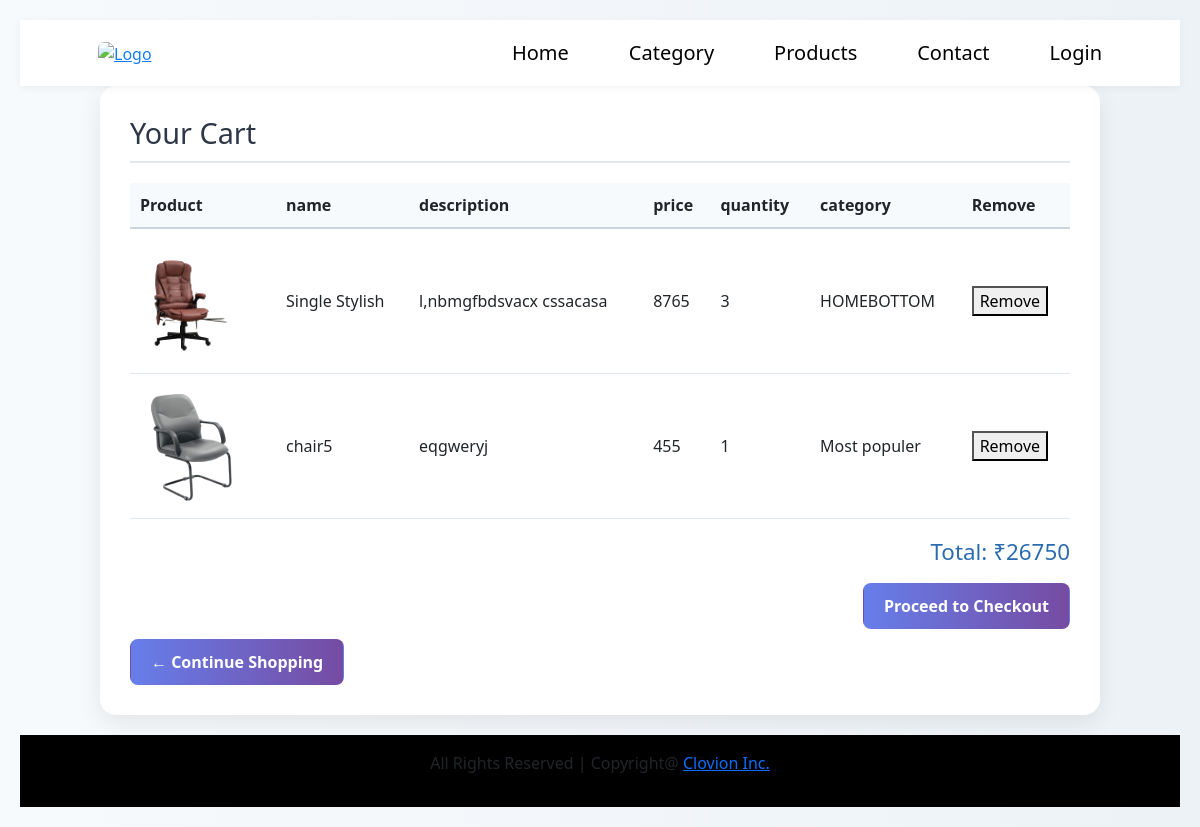
The app's page /cart/ (signed in) with its own data.
### home/models.py (models this page shows, shortened)
class CartModel(models.Model):
    user = models.ForeignKey(Usermodel, on_delete=models.CASCADE)
    cart = models.ForeignKey(Chairs, on_delete=models.CASCADE)
    quantity = models.IntegerField(default=1)
    def __str__(self):
        return f"{self.user.username} - {self.cart.name}"

class Chairs(models.Model):
    image = models.ImageField(upload_to="chairs", height_field=None, width_field=None, max_length=None)
    name = models.CharField(max_length=500)
    description = models.TextField()
    price = models.IntegerField()
    category = models.CharField(max_length=50, choices=CHAIR_CATEGORIES )
    order = models.IntegerField()
    class Meta:
        ordering = ['category', 'order']

### home/views.py (the view)
# urls.py: path('cart/', views.cart_view, name='cart'),
def cart_view(request, *args, **kwargs):
    user = request.session["user"]
    if user is None:
        return redirect("home:login")
    cart = CartModel.objects.filter(user=user)
    print(cart)
    total_price = 0
    for item in cart:
        total_price += item.cart.price * item.quantity
    return render(request, "cart.html", {"cart":cart,  "total_price": total_price,})

### home/templates/cart.html (shortened to what this page needs)
{% extends 'base/base.html' %}
{% block body %}
<div class="cart-container" style="height: auto;">
    <h2>Your Cart</h2>
    {% if cart %}
        <table>
            <thead>
                <tr>
                    <th>Product</th>
                    <th>name</th>
                    <th>description</th>
                    <th>price</th>
                    <th>quantity</th>
                    <th>category</th>
                    <th>Remove</th>
                </tr>
            </thead>
            <tbody>
                {% for item in cart %}
                    <tr>
                        <td data-label="Product">
                            <div style="display: flex; align-items: center;">
                                <img src="{{ item.cart.image.url }}" alt="{{ item.cart.name }}" style="height: 120px; width: 100px;" >
                            </div>
                        </td>
                        <td>{{ item.cart.name }}</td>
                        <td>{{ item.cart.description }}</td>
                        <td class="price">{{ item.cart.price }}</td>
                        <td>{{ item.quantity }}</td>
                        <td>{{ item.cart.category }}</td>
                      <td>
  <form method="POST" action="{% url 'home:remove_from_cart' item.id %}" style="display:inline;">
    <button type="submit" onclick="return confirm('Remove this item?');">Remove</button>
</form>
</td>
                    </tr>
                {% endfor %}
            </tbody>
        </table>
        <div class="cart-summary">
           <h3>Total: ₹{{ total_price}}</h3>
             <a href="{% url 'home:checkout' %}" class="btn">Proceed to Checkout</a>
        </div>
    {% else %}
        <p>Your cart is empty.</p>
    {% endif %}
    <a href="{% url 'home:home' %}" class="btn">← Continue Shopping</a>
</div>
{% endblock %}

### home/templates/base/base.html (shortened to what this page needs)
{% load static %}
<!DOCTYPE html>
<html lang="en">
	<head>
		<link
			href="https://cdn.jsdelivr.net/npm/bootstrap@5.3.4/dist/css/bootstrap.min.css"
			rel="stylesheet"
		/>
		<link rel="stylesheet" href="{% static 'index/assets/css/plugins/glightbox.min.css' %}" />
		<link href='https://cdn.boxicons.com/fonts/basic/boxicons.min.css' rel='stylesheet'>
		<link rel="stylesheet" href="https://cdn.jsdelivr.net/npm/bootstrap-icons@1.10.5/font/bootstrap-icons.css">
	</head>
	<body
		data-path-to-root="/"
		data-include-products="true"
		class="u-body u-xl-mode"
		data-lang="en"
	>
		{% include 'base/navbar.html' %} {% block body %}
		{% endblock body %}
		{% include "base/footer.html" %}
	</body>
</html>

### home/templates/base/navbar.html (shortened to what this page needs)
{% load static %}
<nav class="navbar">
  <div class="navbar-container">
    <a class="logo"><img id="logo" src="{% static 'assets/images/default-logo.png' %}" alt="Logo" class="logo-image" style="height: 100px; width: 270px " /></a>
    <div class="navbar-links" id="navbarLinks">
      <a href="{% url 'home:home' %}" class="nav-link">Home</a>
      <a href="{% url 'home:category' %}" class="nav-link">Category</a>
      <a href="{% url 'home:products' %}" class="nav-link">Products</a>
      <a href="{% url 'home:contact' %}" class="nav-link">Contact</a>
      <a href="{% url 'home:login' %}" class="nav-link">Login</a>
    </div>
  </div>
</nav>

### home/templates/base/footer.html (shortened to what this page needs)
<section class="u-backlink u-clearfix u-grey-80" >
	<p class="u-text">
		<span>All Rights Reserved | Copyright@</span>
		<a class="u-link" href="https://clovion.org/" target="_blank" rel="nofollow">
			<span>Clovion Inc.</span>
		</a>
	</p>
</section>

### home/templates/base/navbar.html (style rules this page uses)
#logo { height: 100px; width: 270px; animation: elastic 1.5s ease-out forwards; }
img { background-color: whitesmoke; filter: brightness(1.1); }
.navbar { width: 100%; margin: 0; display: flex; justify-content: center; background-color: white; box-shadow: 0 2px 8px rgba(0, 0, 0, 0.05); z-index: 100; position: relative; }
.navbar-container { display: flex; justify-content: space-between; align-items: center; width: 90%; max-width: 1200px; padding: 10px 20px; }
#logo { width: 200px; max-width: 30vw; }
.navbar-links { display: flex; gap: 60px; font-size: 20px; transition: transform 0.4s ease-in-out; }
.navbar-links a { text-decoration: none; color: black; transition: color 0.3s ease; }

### home/templates/cart.html (style rules this page uses)
body { font-family: 'Segoe UI', Tahoma, Geneva, Verdana, sans-serif; background: linear-gradient(to right, #f7fafc, #edf2f7); margin: 0; padding: 20px; }
.cart-container { max-width: 1000px; margin: auto; background: white; padding: 30px; border-radius: 16px; box-shadow: 0 8px 24px rgba(0, 0, 0, 0.08); }
h2 { font-size: 1.8rem; margin-bottom: 20px; color: #2d3748; border-bottom: 2px solid #e2e8f0; padding-bottom: 10px; }
table { width: 100%; border-collapse: collapse; }
thead th { text-align: left; padding: 10px; background-color: #f7fafc; border-bottom: 2px solid #cbd5e0; }
tbody td { padding: 12px 10px; border-bottom: 1px solid #e2e8f0; vertical-align: middle; }
img { width: 60px; height: 60px; object-fit: cover; border-radius: 6px; margin-right: 10px; }
.cart-summary { text-align: right; margin-top: 20px; }
.cart-summary h3 { font-size: 1.4rem; color: #2b6cb0; }
.btn { display: inline-block; padding: 10px 20px; background: linear-gradient(to right, #667eea, #764ba2); color: white; border-radius: 8px; text-decoration: none; font-weight: 600; transition: background 0.3s ease, transform 0.2s ease; margin-top: 10px; }

### home/templates/base/footer.html (style rules this page uses)
.u-backlink { margin-top: 20px; position: relative; text-align: center; padding: 1em; background-color: black; }

### records on screen
CartModel: cart.image (picture), cart.name "Single Stylish", cart.description "l,nbmgfbdsvacx cssacasa", cart.price "8765", quantity "3", cart.category "HOMEBOTTOM"
CartModel: cart.image (picture), cart.name "chair5", cart.description "eqgweryj", cart.price "455", quantity "1", cart.category "Most populer"

### other values on screen
{{ total_price }} "26750"
